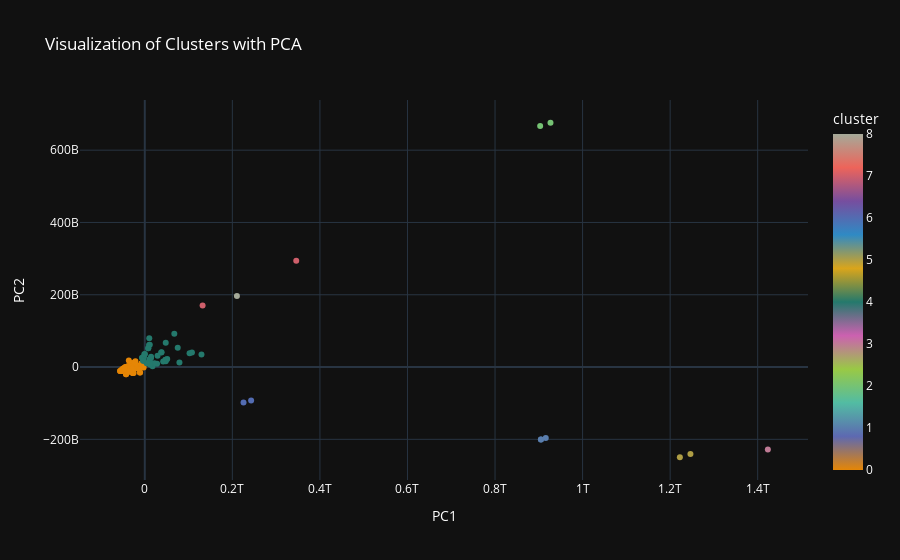

The notebook cell this image was saved under:
### Code cell
df_pca = pd.DataFrame(principal_components[:, :2], columns=['PC1', 'PC2'])
df_pca['cluster'] = cluster_labels

fig = px.scatter(df_pca, x='PC1', y='PC2', color='cluster', title='Visualization of Clusters with PCA', color_continuous_scale=px.colors.qualitative.Vivid)
fig.update_layout(template='plotly_dark', font=dict(color='white'))
fig.show()

### Figure 1 — Plotly figure (JSON) as saved in the notebook; plotly's stock layout.template omitted (floating-point values rounded to 4 significant figures; data arrays with more than 128 entries replaced by an {"elided": "..."} marker saying what was removed)
{"data": [{"hovertemplate": "PC1=%{x}<br>PC2=%{y}<br>cluster=%{marker.color}<extra></extra>", "legendgroup": "", "marker": {"color": {"elided": "291 int values"}, "coloraxis": "coloraxis", "symbol": "circle"}, "mode": "markers", "name": "", "orientation": "v", "showlegend": false, "type": "scatter", "x": {"elided": "291 float values"}, "xaxis": "x", "y": {"elided": "291 float values"}, "yaxis": "y"}], "layout": {"coloraxis": {"colorbar": {"title": {"text": "cluster"}}, "colorscale": [[0, "rgb(229, 134, 6)"], [0.1, "rgb(93, 105, 177)"], [0.2, "rgb(82, 188, 163)"], [0.3, "rgb(153, 201, 69)"], [0.4, "rgb(204, 97, 176)"], [0.5, "rgb(36, 121, 108)"], [0.6, "rgb(218, 165, 27)"], [0.7, "rgb(47, 138, 196)"], [0.8, "rgb(118, 78, 159)"], [0.9, "rgb(237, 100, 90)"], [1, "rgb(165, 170, 153)"]]}, "font": {"color": "white"}, "legend": {"tracegroupgap": 0}, "title": {"text": "Visualization of Clusters with PCA"}, "xaxis": {"anchor": "y", "domain": [0, 1], "title": {"text": "PC1"}}, "yaxis": {"anchor": "x", "domain": [0, 1], "title": {"text": "PC2"}}}}
